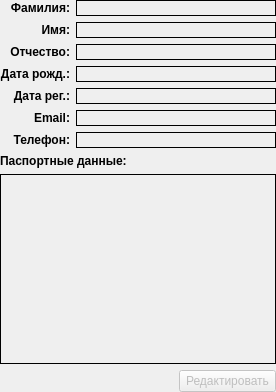
             <widget class="QWidget" name="clientReadPage">
              <layout class="QGridLayout" name="gridLayout_7">
               <property name="leftMargin">
                <number>0</number>
               </property>
               <property name="topMargin">
                <number>0</number>
               </property>
               <property name="rightMargin">
                <number>0</number>
               </property>
               <property name="bottomMargin">
                <number>0</number>
               </property>
               <item row="2" column="0" colspan="2">
                <spacer name="horizontalSpacer_6">
                 <property name="orientation">
                  <enum>Qt::Horizontal</enum>
                 </property>
                 <property name="sizeHint" stdset="0">
                  <size>
                   <width>40</width>
                   <height>20</height>
                  </size>
                 </property>
                </spacer>
               </item>
               <item row="2" column="2">
                <widget class="QPushButton" name="clientEditButton">
                 <property name="enabled">
                  <bool>false</bool>
                 </property>
                 <property name="minimumSize">
                  <size>
                   <width>97</width>
                   <height>0</height>
                  </size>
                 </property>
                 <property name="text">
                  <string>Редактировать</string>
                 </property>
                </widget>
               </item>
               <item row="0" column="0" rowspan="2" colspan="3">
                <layout class="QGridLayout" name="gridLayout_8">
                 <item row="1" column="0">
                  <widget class="QLabel" name="label_5">
                   <property name="sizePolicy">
                    <sizepolicy hsizetype="Preferred" vsizetype="Preferred">
                     <horstretch>0</horstretch>
                     <verstretch>0</verstretch>
                    </sizepolicy>
                   </property>
                   <property name="font">
                    <font>
                     <weight>75</weight>
                     <bold>true</bold>
                    </font>
                   </property>
                   <property name="text">
                    <string>Имя:</string>
                   </property>
                   <property name="alignment">
                    <set>Qt::AlignRight|Qt::AlignTrailing|Qt::AlignVCenter</set>
                   </property>
                  </widget>
                 </item>
                 <item row="7" column="0" colspan="3">
                  <widget class="QLabel" name="label_17">
                   <property name="font">
                    <font>
                     <weight>75</weight>
                     <bold>true</bold>
                    </font>
                   </property>
                   <property name="text">
                    <string>Паспортные данные:</string>
                   </property>
                  </widget>
                 </item>
                 <item row="4" column="0">
                  <widget class="QLabel" name="label_9">
                   <property name="sizePolicy">
                    <sizepolicy hsizetype="Preferred" vsizetype="Preferred">
                     <horstretch>0</horstretch>
                     <verstretch>0</verstretch>
                    </sizepolicy>
                   </property>
                   <property name="font">
                    <font>
                     <weight>75</weight>
                     <bold>true</bold>
                    </font>
                   </property>
                   <property name="text">
                    <string>Дата рег.:</string>
                   </property>
                   <property name="alignment">
                    <set>Qt::AlignRight|Qt::AlignTrailing|Qt::AlignVCenter</set>
                   </property>
                  </widget>
                 </item>
                 <item row="2" column="0">
                  <widget class="QLabel" name="label_6">
                   <property name="sizePolicy">
                    <sizepolicy hsizetype="Preferred" vsizetype="Preferred">
                     <horstretch>0</horstretch>
                     <verstretch>0</verstretch>
                    </sizepolicy>
                   </property>
                   <property name="font">
                    <font>
                     <weight>75</weight>
                     <bold>true</bold>
                    </font>
                   </property>
                   <property name="text">
                    <string>Отчество:</string>
                   </property>
                   <property name="alignment">
                    <set>Qt::AlignRight|Qt::AlignTrailing|Qt::AlignVCenter</set>
                   </property>
                  </widget>
                 </item>
                 <item row="0" column="0">
                  <widget class="QLabel" name="label_7">
                   <property name="sizePolicy">
                    <sizepolicy hsizetype="Preferred" vsizetype="Preferred">
                     <horstretch>0</horstretch>
                     <verstretch>0</verstretch>
                    </sizepolicy>
                   </property>
                   <property name="font">
                    <font>
                     <weight>75</weight>
                     <bold>true</bold>
                    </font>
                   </property>
                   <property name="text">
                    <string>Фамилия:</string>
                   </property>
                   <property name="alignment">
                    <set>Qt::AlignRight|Qt::AlignTrailing|Qt::AlignVCenter</set>
                   </property>
                  </widget>
                 </item>
                 <item row="6" column="0">
                  <widget class="QLabel" name="label_11">
                   <property name="sizePolicy">
                    <sizepolicy hsizetype="Preferred" vsizetype="Preferred">
                     <horstretch>0</horstretch>
                     <verstretch>0</verstretch>
                    </sizepolicy>
                   </property>
                   <property name="font">
                    <font>
                     <weight>75</weight>
                     <bold>true</bold>
                    </font>
                   </property>
                   <property name="text">
                    <string>Телефон:</string>
                   </property>
                   <property name="alignment">
                    <set>Qt::AlignRight|Qt::AlignTrailing|Qt::AlignVCenter</set>
                   </property>
                  </widget>
                 </item>
                 <item row="8" column="0" colspan="3">
                  <widget class="QLabel" name="clientPassportLabel">
                   <property name="minimumSize">
                    <size>
                     <width>0</width>
                     <height>190</height>
                    </size>
                   </property>
                   <property name="styleSheet">
                    <string notr="true">border: 1px solid;</string>
                   </property>
                   <property name="text">
                    <string/>
                   </property>
                   <property name="alignment">
                    <set>Qt::AlignLeading|Qt::AlignLeft|Qt::AlignTop</set>
                   </property>
                  </widget>
                 </item>
                 <item row="3" column="0">
                  <widget class="QLabel" name="label_8">
                   <property name="sizePolicy">
                    <sizepolicy hsizetype="Preferred" vsizetype="Preferred">
                     <horstretch>0</horstretch>
                     <verstretch>0</verstretch>
                    </sizepolicy>
                   </property>
                   <property name="font">
                    <font>
                     <weight>75</weight>
                     <bold>true</bold>
                    </font>
                   </property>
                   <property name="text">
                    <string>Дата рожд.:</string>
                   </property>
                   <property name="alignment">
                    <set>Qt::AlignRight|Qt::AlignTrailing|Qt::AlignVCenter</set>
                   </property>
                  </widget>
                 </item>
                 <item row="1" column="1" colspan="2">
                  <widget class="QLabel" name="clientFirstnameLabel">
                   <property name="sizePolicy">
                    <sizepolicy hsizetype="Expanding" vsizetype="Preferred">
                     <horstretch>0</horstretch>
                     <verstretch>0</verstretch>
                    </sizepolicy>
                   </property>
                   <property name="minimumSize">
                    <size>
                     <width>200</width>
                     <height>0</height>
                    </size>
                   </property>
                   <property name="styleSheet">
                    <string notr="true">border: 1px solid;</string>
                   </property>
                   <property name="text">
                    <string/>
                   </property>
                  </widget>
                 </item>
                 <item row="4" column="1" colspan="2">
                  <widget class="QLabel" name="clientRegdateLabel">
                   <property name="sizePolicy">
                    <sizepolicy hsizetype="Expanding" vsizetype="Preferred">
                     <horstretch>0</horstretch>
                     <verstretch>0</verstretch>
                    </sizepolicy>
                   </property>
                   <property name="minimumSize">
                    <size>
                     <width>200</width>
                     <height>0</height>
                    </size>
                   </property>
                   <property name="styleSheet">
                    <string notr="true">border: 1px solid;</string>
                   </property>
                   <property name="text">
                    <string/>
                   </property>
                  </widget>
                 </item>
                 <item row="6" column="1" colspan="2">
                  <widget class="QLabel" name="clientPhoneLabel">
                   <property name="sizePolicy">
                    <sizepolicy hsizetype="Expanding" vsizetype="Preferred">
                     <horstretch>0</horstretch>
                     <verstretch>0</verstretch>
                    </sizepolicy>
                   </property>
                   <property name="minimumSize">
                    <size>
                     <width>200</width>
                     <height>0</height>
                    </size>
                   </property>
                   <property name="styleSheet">
                    <string notr="true">border: 1px solid;</string>
                   </property>
                   <property name="text">
                    <string/>
                   </property>
                  </widget>
                 </item>
                 <item row="5" column="0">
                  <widget class="QLabel" name="label_69">
                   <property name="font">
                    <font>
                     <weight>75</weight>
                     <bold>true</bold>
                    </font>
                   </property>
                   <property name="text">
                    <string>Email:</string>
                   </property>
                   <property name="alignment">
                    <set>Qt::AlignRight|Qt::AlignTrailing|Qt::AlignVCenter</set>
                   </property>
                  </widget>
                 </item>
                 <item row="2" column="1" colspan="2">
                  <widget class="QLabel" name="clientMiddlenameLabel">
                   <property name="sizePolicy">
                    <sizepolicy hsizetype="Expanding" vsizetype="Preferred">
                     <horstretch>0</horstretch>
                     <verstretch>0</verstretch>
                    </sizepolicy>
                   </property>
                   <property name="minimumSize">
                    <size>
                     <width>200</width>
                     <height>0</height>
                    </size>
                   </property>
                   <property name="styleSheet">
                    <string notr="true">border: 1px solid;</string>
                   </property>
                   <property name="text">
                    <string/>
                   </property>
                  </widget>
                 </item>
                 <item row="3" column="1" colspan="2">
                  <widget class="QLabel" name="clientBirthdateLabel">
                   <property name="sizePolicy">
                    <sizepolicy hsizetype="Expanding" vsizetype="Preferred">
                     <horstretch>0</horstretch>
                     <verstretch>0</verstretch>
                    </sizepolicy>
                   </property>
                   <property name="minimumSize">
                    <size>
                     <width>200</width>
                     <height>0</height>
                    </size>
                   </property>
                   <property name="styleSheet">
                    <string notr="true">border: 1px solid;</string>
                   </property>
                   <property name="text">
                    <string/>
                   </property>
                   <property name="wordWrap">
                    <bool>true</bool>
                   </property>
                  </widget>
                 </item>
                 <item row="0" column="1" colspan="2">
                  <widget class="QLabel" name="clientLastnameLabel">
                   <property name="sizePolicy">
                    <sizepolicy hsizetype="Expanding" vsizetype="Preferred">
                     <horstretch>0</horstretch>
                     <verstretch>0</verstretch>
                    </sizepolicy>
                   </property>
                   <property name="minimumSize">
                    <size>
                     <width>200</width>
                     <height>0</height>
                    </size>
                   </property>
                   <property name="styleSheet">
                    <string notr="true">border: 1px solid;</string>
                   </property>
                   <property name="text">
                    <string/>
                   </property>
                  </widget>
                 </item>
                 <item row="5" column="1" colspan="2">
                  <widget class="QLabel" name="clientEmailLabel">
                   <property name="styleSheet">
                    <string notr="true">border: 1px solid;</string>
                   </property>
                   <property name="text">
                    <string/>
                   </property>
                  </widget>
                 </item>
                </layout>
               </item>
              </layout>
             </widget>
